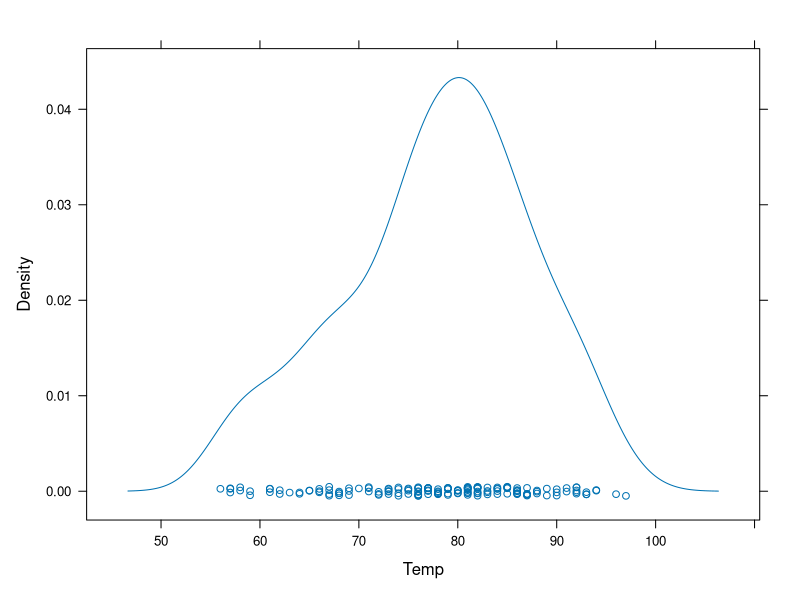
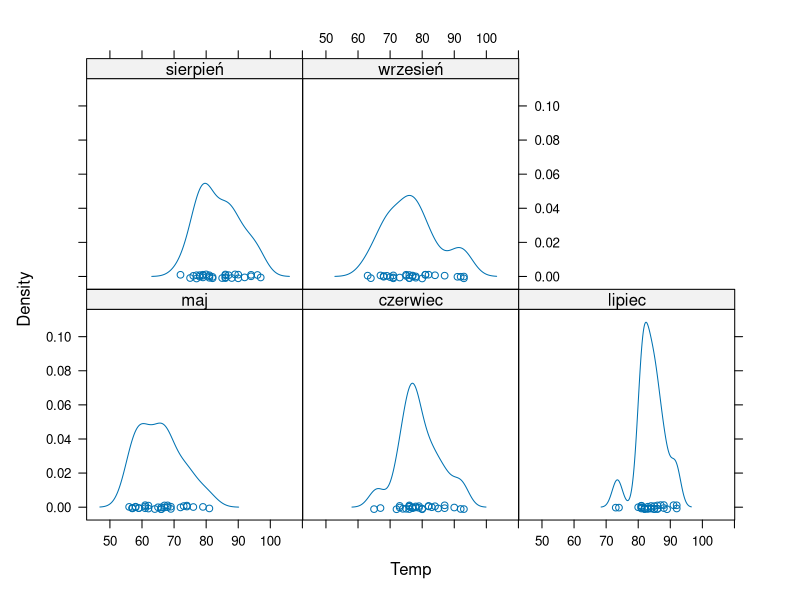
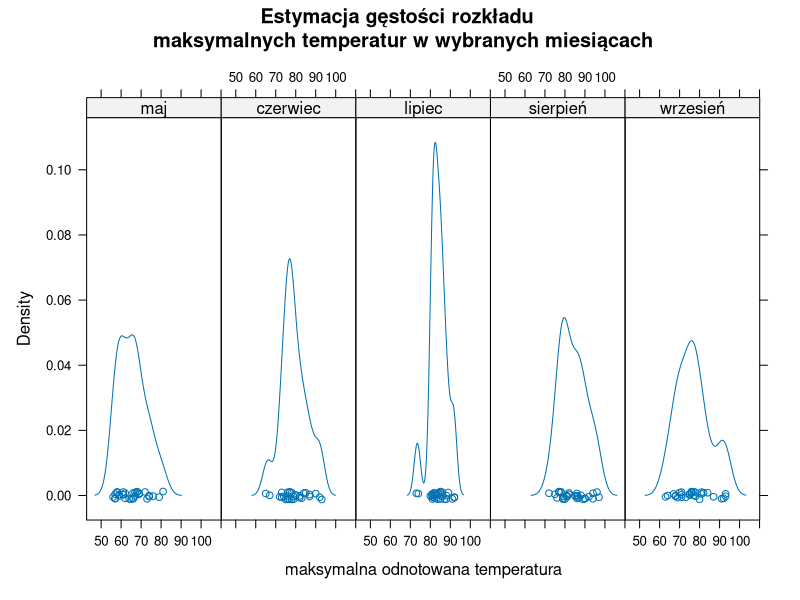
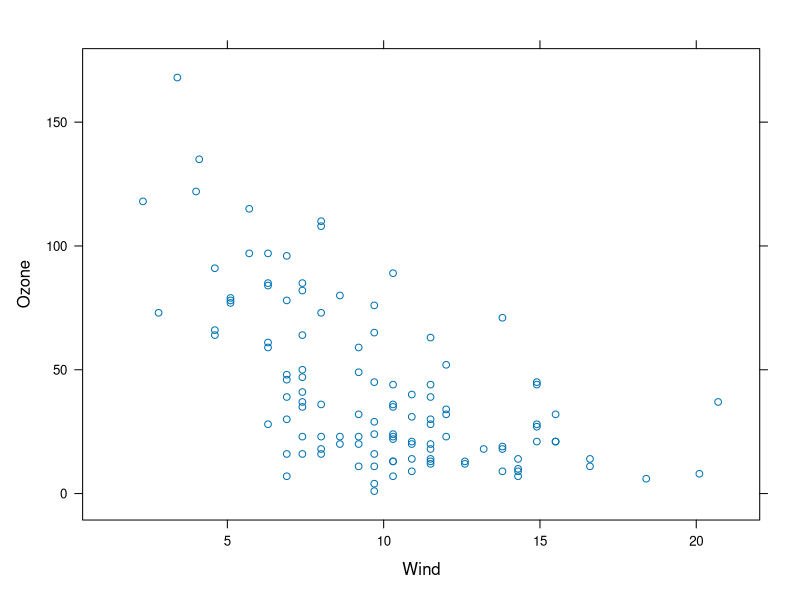
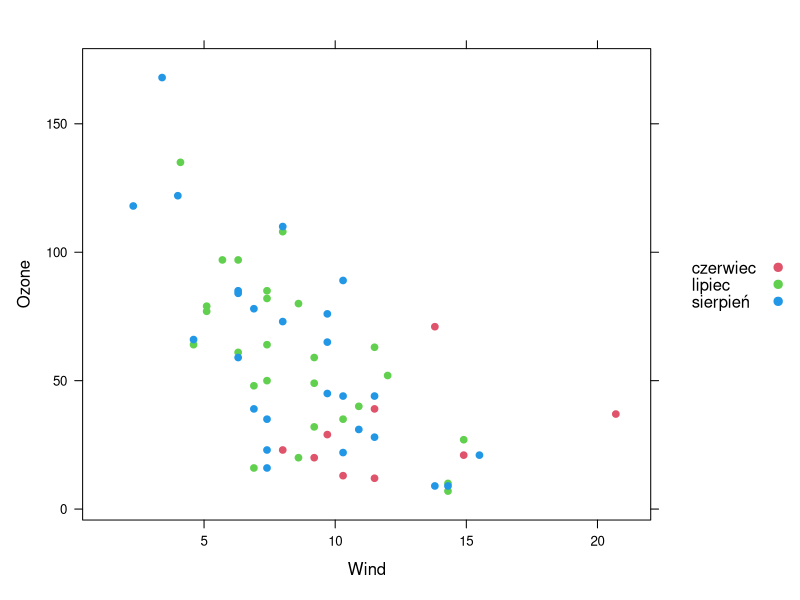
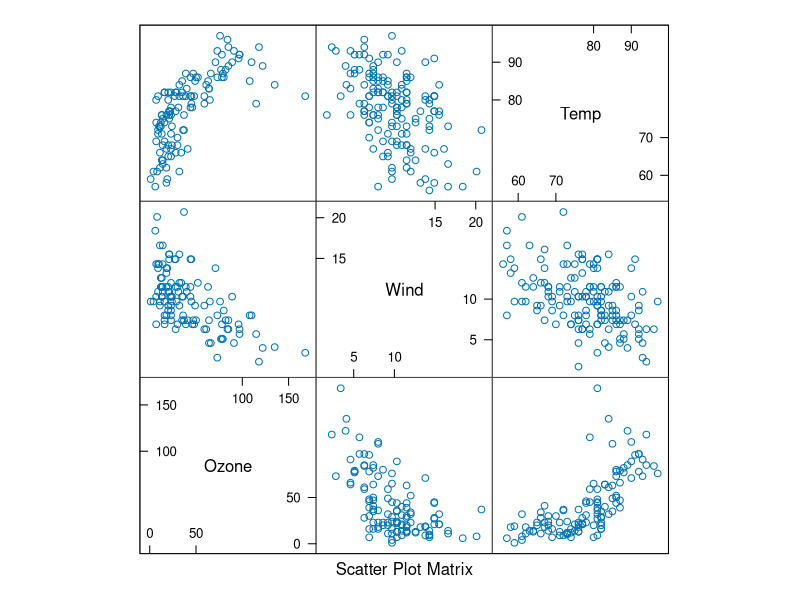
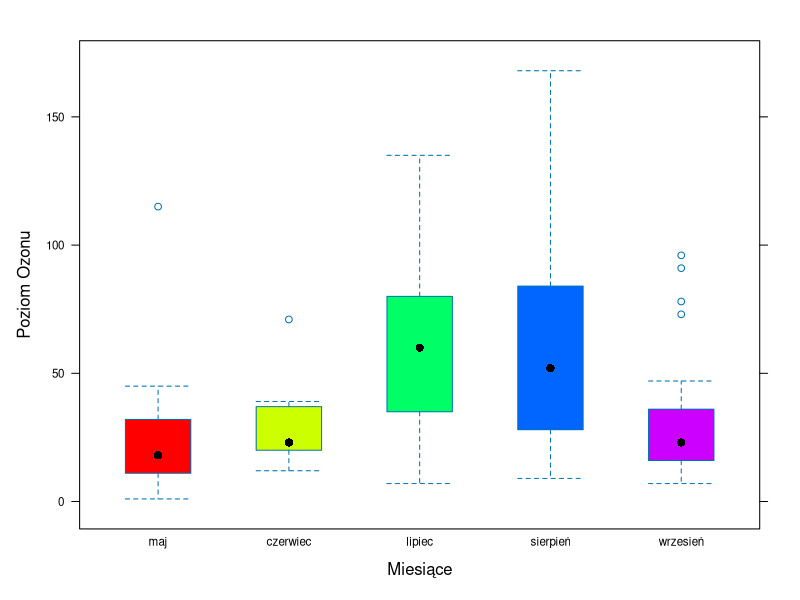
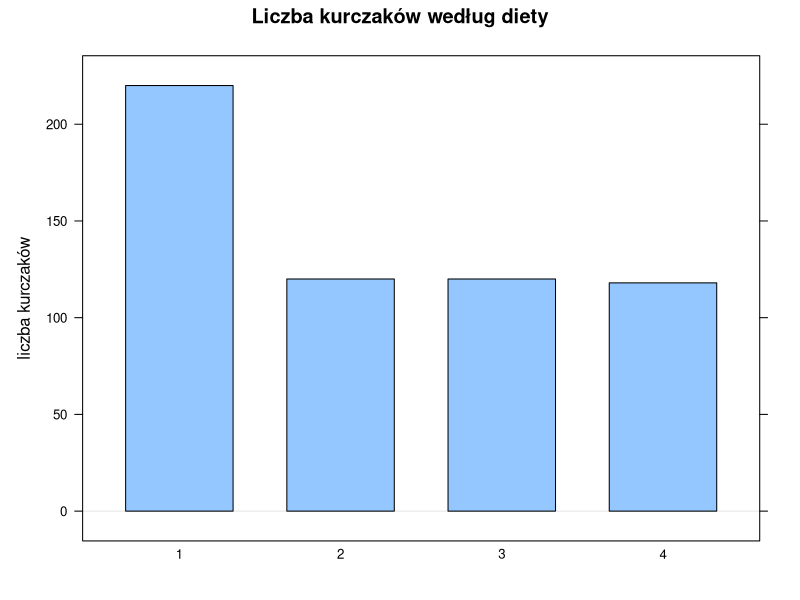

The R source for these figures, in order:
## ---- chunk 1
#| echo: false
#| eval: true
#install.packages("lattice")
library(lattice) 
## ---- chunk 2
aq_data = airquality
aq_data$Month = factor(aq_data$Month,
                     levels = c(5, 6, 7, 8, 9),
                     labels = c("maj", "czerwiec", "lipiec", "sierpień", "wrzesień"))
head(aq_data)
## ---- chunk 3
#| label: fig-r01
#| fig-cap: Jądrowy estymator gęstości zmiennej Temp (maksymalna temperatura)
densityplot(~Temp, data = aq_data)
## ---- chunk 4
#| label: fig-r02
#| eval: true
#| echo: true
#| fig-cap: Jądrowy estymator gęstości zmiennej Temp osobno dla każdego z miesięcy
densityplot(~Temp|Month, data = aq_data, layout = c(3, 2))
## ---- chunk 5
#| label: fig-r03
#| fig-cap: Jądrowy estymator gęstości zmiennej Temp osobno dla każdego z miesięcy z tytułami
densityplot(~Temp|Month, 
            data = aq_data, 
            layout = c(5, 1),
            xlab = "maksymalna odnotowana temperatura",
            main = "Estymacja gęstości rozkładu \n maksymalnych temperatur w wybranych miesiącach")
## ---- chunk 6
#| label: fig-r04
#| fig-cap: Wykres rozrzutu. Prędkość wiatru i poziom ozonu
xyplot(Ozone~Wind, data = aq_data)

## ---- chunk 7
#| label: fig-r05
#| fig-cap: Wykres rozrzutu z wyróżnionymi grupami. Prędkość wiatru i poziom ozonu według miesiąca

aq_data_new <- aq_data[aq_data[, "Month"] == "czerwiec" | aq_data[, "Month"] == "lipiec" | aq_data[, "Month"] == "sierpień", ]

aq_data_new$Month <- factor(aq_data_new$Month, levels = c("czerwiec", "lipiec", "sierpień"))
xyplot(Ozone~Wind, group = Month, col = c(2, 3, 4), data = aq_data_new,
       pch = 19, key = list(space="right",
       text = list(as.character(unique(aq_data_new$Month))),
                       points = list(pch = 19, col = 2:4)))

## ---- chunk 8
#| label: fig-r06
#| fig-cap: Macierzowy wykres rozrzutu. Poziom ozonu, prędkość wiatru i temperatura. 
splom(aq_data[, c("Ozone", "Wind", "Temp")])

## ---- chunk 9
#| label: fig-r07
#| fig-cap: Wykres pudełkowy. Poziom ozonu według miesięcy 

bwplot(Ozone~Month, data = aq_data,
       xlab = "Miesiące",
       ylab = "Poziom Ozonu",
       scales = list(cex = 0.7), fill = rainbow(5))
## ---- chunk 10
#| label: fig-r08
#| fig-cap: Wykres słupkowy. Liczba kurczaków według podawanej diety

barchart(ChickWeight$Diet, horizontal = F, main = "Liczba kurczaków według diety", ylab = "liczba kurczaków")
## ---- chunk 11
#| label: fig-r09
#| fig-cap: Histogram. Waga piskląt  

histogram(~weight, data = ChickWeight,
       type = "count",
       xlab = "Waga",
       main = "Waga piskląt",
       col = "pink")
